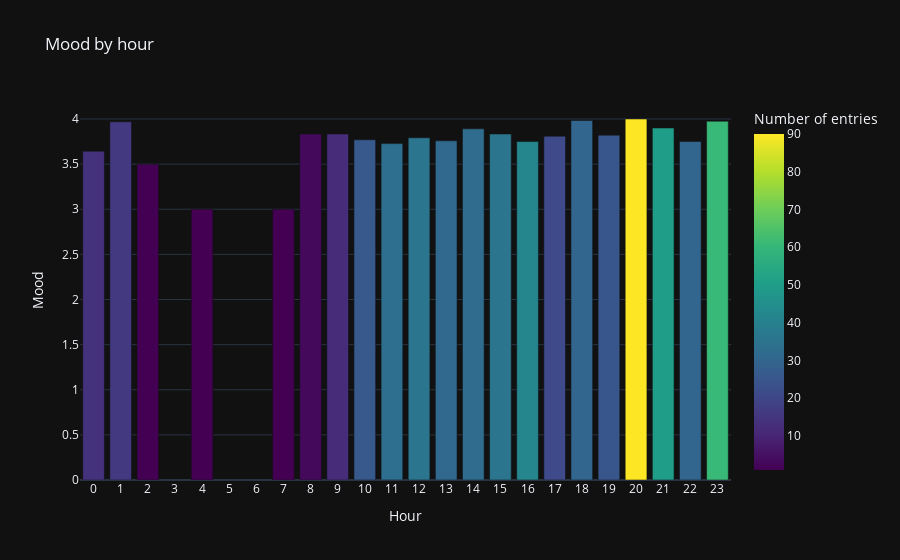

Notebook cell for this chart:
### Markdown cell above
## Bar plot by hour/day/month

### Code cell
df.by_time_bar_plot('hour')

### Figure 1 — Plotly figure (JSON) as saved in the notebook; plotly's stock layout.template omitted (floating-point values rounded to 4 significant figures)
{"data": [{"alignmentgroup": "True", "hovertemplate": "Hour=%{x}<br>Mood=%{y}<br>Number of entries=%{marker.color}<extra></extra>", "legendgroup": "", "marker": {"color": [30, 1, 14, 30, 42, 25, 32, 26, 61, 36, 33, 50, 21, 90, 31, 16, 36, 1, 3, 12, 1], "coloraxis": "coloraxis", "pattern": {"shape": ""}}, "name": "", "offsetgroup": "", "orientation": "v", "showlegend": false, "textposition": "auto", "type": "bar", "x": [18, 2, 0, 22, 16, 19, 14, 10, 23, 15, 11, 21, 17, 20, 13, 1, 12, 4, 8, 9, 7], "xaxis": "x", "y": [3.983, 3.5, 3.643, 3.75, 3.75, 3.82, 3.891, 3.769, 3.975, 3.833, 3.727, 3.9, 3.81, 4, 3.758, 3.969, 3.792, 3, 3.833, 3.833, 3], "yaxis": "y"}], "layout": {"barmode": "relative", "coloraxis": {"colorbar": {"title": {"text": "Number of entries"}}, "colorscale": [[0, "#440154"], [0.1111, "#482878"], [0.2222, "#3e4989"], [0.3333, "#31688e"], [0.4444, "#26828e"], [0.5556, "#1f9e89"], [0.6667, "#35b779"], [0.7778, "#6ece58"], [0.8889, "#b5de2b"], [1, "#fde725"]]}, "legend": {"tracegroupgap": 0}, "title": {"text": "Mood by hour"}, "xaxis": {"anchor": "y", "domain": [0, 1], "dtick": 1, "title": {"text": "Hour"}}, "yaxis": {"anchor": "x", "domain": [0, 1], "title": {"text": "Mood"}}}}
